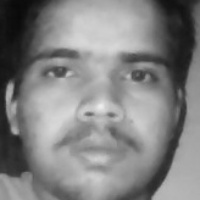
#> input picture data/jitendra/1.jpg, 200 x 200 px, given in place of the camera
$ python Dataset.py
#> lines starting #> are read from the running program, lines starting #| are printed output that depends on the picture
#> further down, frame is the input picture: shape (200, 200, 3); min 9, max 238, mean 129.8
import cv2
import numpy as np
import os


face_classifier = cv2.CascadeClassifier('C:/Users/jiten/AppData/Local/Programs/Python/Python312/Lib/site-packages/cv2/data/haarcascade_frontalface_default.xml')

def face_extractor(img):
    gray = cv2.cvtColor(img, cv2.COLOR_BGR2GRAY)
    faces = face_classifier.detectMultiScale(gray, 1.3, 5)
#> faces = [[24, 20, 158, 158]]

    if len(faces) == 0:
        return None

    faces_cropped = []
    for (x, y, w, h) in faces:
        cropped_face = img[y:y+h, x:x+w]
        faces_cropped.append(cropped_face)
#> this loop made 1 pass
#> pass 1, in face_extractor, `cropped_face = img[y:y+h, x:x+w]`:
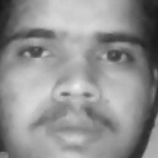
#> cropped_face: shape (158, 158, 3); min 23, max 238, mean 145.1
#> after the loop, faces_cropped = 1 item

    return faces_cropped


cap = cv2.VideoCapture(0)
count = 0


person_name = "jitendra"
save_path = f'D:/face_detection/data/{person_name}/'

os.makedirs(save_path, exist_ok=True)

while True:
    ret, frame = cap.read()
    faces = face_extractor(frame)
#> faces = 1 item
    if faces is not None:
        for face in faces:
            count += 1
            face = cv2.resize(face, (200, 200))
            face = cv2.cvtColor(face, cv2.COLOR_BGR2GRAY)


            file_name_path = save_path + str(count) + '.jpg'
            cv2.imwrite(file_name_path, face)


            cv2.putText(face, str(count), (50, 50), cv2.FONT_HERSHEY_COMPLEX, 1, (0, 255, 0), 2)
            cv2.imshow('Face Cropper', face)

            if count == 100:
                break
#> this loop made 1 pass
#> (count, file_name_path) on pass 1: (1, 'D:/face_detection/data/jitendra/1.jpg')
#> pass 1, `cv2.imshow('Face Cropper', face)`:
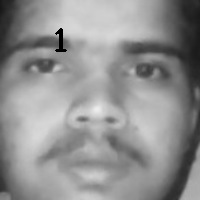
#> window 'Face Cropper': shape (200, 200); min 0, max 237, mean 144.5
#> after the loop, count = 1
    else:
        print("Face not found")
        pass

    if cv2.waitKey(1) == 13 or count == 100:
#> (key Esc is pressed here)
        break

cap.release()
cv2.destroyAllWindows()
print('Sample Collection Completed')

$ run again, on data/jitendra/100.jpg
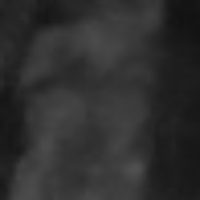
#> input picture data/jitendra/100.jpg, 200 x 200 px, given in place of the camera
#> frame is the input picture: shape (200, 200, 3); min 18, max 80, mean 46.7
#> in face_extractor, `faces = face_classifier.detectMultiScale(gray, 1.3, 5)`: faces = [[12, 13, 181, 181]]
#> the loop in face_extractor, `for (x, y, w, h) in faces:` made 1 pass
#> pass 1, in face_extractor, `cropped_face = img[y:y+h, x:x+w]`:
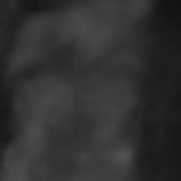
#> cropped_face: shape (181, 181, 3); min 18, max 80, mean 48.9
#> after the loop in face_extractor, `for (x, y, w, h) in faces:`: faces_cropped = 1 item
#> the loop `for face in faces:` made 1 pass
#> (count, file_name_path) on pass 1: (1, 'D:/face_detection/data/jitendra/1.jpg')
#> pass 1, `cv2.imshow('Face Cropper', face)`:
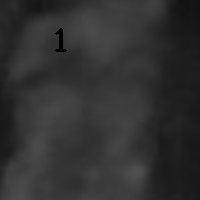
#> window 'Face Cropper': shape (200, 200); min 0, max 80, mean 48.7
#> after the loop `for face in faces:`: count = 1
